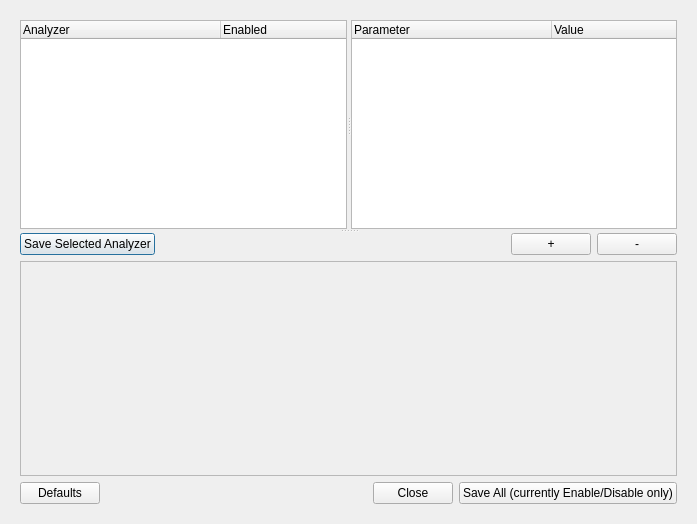
<?xml version="1.0" encoding="UTF-8"?>
<ui version="4.0">
 <class>analysisConfigDialog</class>
 <widget class="QDialog" name="analysisConfigDialog">
  <property name="geometry">
   <rect>
    <x>0</x>
    <y>0</y>
    <width>697</width>
    <height>524</height>
   </rect>
  </property>
  <property name="windowTitle">
   <string>Analysis Configuration</string>
  </property>
  <layout class="QHBoxLayout" name="horizontalLayout">
   <item>
    <widget class="QFrame" name="DialogFrame">
     <layout class="QVBoxLayout" name="verticalLayout_2">
      <item>
       <widget class="QSplitter" name="splitter">
        <property name="orientation">
         <enum>Qt::Vertical</enum>
        </property>
        <widget class="QWidget" name="TopWidget" native="true">
         <layout class="QHBoxLayout" name="horizontalLayout_2">
          <item>
           <widget class="QSplitter" name="splitter_2">
            <property name="orientation">
             <enum>Qt::Horizontal</enum>
            </property>
            <widget class="QTreeWidget" name="analyzerList">
             <property name="columnCount">
              <number>2</number>
             </property>
             <attribute name="headerDefaultSectionSize">
              <number>200</number>
             </attribute>
             <attribute name="headerDefaultSectionSize">
              <number>200</number>
             </attribute>
             <column>
              <property name="text">
               <string>Analyzer</string>
              </property>
             </column>
             <column>
              <property name="text">
               <string>Enabled</string>
              </property>
             </column>
            </widget>
            <widget class="QTreeWidget" name="analyzerConfig">
             <property name="indentation">
              <number>20</number>
             </property>
             <property name="columnCount">
              <number>2</number>
             </property>
             <attribute name="headerDefaultSectionSize">
              <number>200</number>
             </attribute>
             <attribute name="headerDefaultSectionSize">
              <number>200</number>
             </attribute>
             <column>
              <property name="text">
               <string>Parameter</string>
              </property>
             </column>
             <column>
              <property name="text">
               <string>Value</string>
              </property>
             </column>
            </widget>
           </widget>
          </item>
         </layout>
        </widget>
        <widget class="QWidget" name="BottomWidget" native="true">
         <layout class="QVBoxLayout" name="verticalLayout_4">
          <item>
           <layout class="QHBoxLayout" name="horizontalLayout_4">
            <item>
             <widget class="QPushButton" name="saveButton">
              <property name="text">
               <string>Save Selected Analyzer</string>
              </property>
             </widget>
            </item>
            <item>
             <spacer name="horizontalSpacer">
              <property name="orientation">
               <enum>Qt::Horizontal</enum>
              </property>
              <property name="sizeHint" stdset="0">
               <size>
                <width>40</width>
                <height>20</height>
               </size>
              </property>
             </spacer>
            </item>
            <item>
             <widget class="QPushButton" name="addnodeButton">
              <property name="text">
               <string>+</string>
              </property>
             </widget>
            </item>
            <item>
             <widget class="QPushButton" name="delnodeButton">
              <property name="text">
               <string>-</string>
              </property>
             </widget>
            </item>
           </layout>
          </item>
          <item>
           <widget class="QTextEdit" name="analyzerDesc">
            <property name="enabled">
             <bool>false</bool>
            </property>
            <property name="focusPolicy">
             <enum>Qt::StrongFocus</enum>
            </property>
           </widget>
          </item>
          <item>
           <layout class="QHBoxLayout" name="horizontalLayout_3">
            <item>
             <widget class="QPushButton" name="defaultsButton">
              <property name="text">
               <string>Defaults</string>
              </property>
             </widget>
            </item>
            <item>
             <spacer name="horizontalSpacer_2">
              <property name="orientation">
               <enum>Qt::Horizontal</enum>
              </property>
              <property name="sizeHint" stdset="0">
               <size>
                <width>40</width>
                <height>20</height>
               </size>
              </property>
             </spacer>
            </item>
            <item>
             <widget class="QPushButton" name="closeButton">
              <property name="text">
               <string>Close</string>
              </property>
             </widget>
            </item>
            <item>
             <widget class="QPushButton" name="saveAllButton">
              <property name="enabled">
               <bool>true</bool>
              </property>
              <property name="toolTip">
               <string/>
              </property>
              <property name="text">
               <string>Save All (currently Enable/Disable only)</string>
              </property>
             </widget>
            </item>
           </layout>
          </item>
         </layout>
        </widget>
       </widget>
      </item>
     </layout>
    </widget>
   </item>
  </layout>
 </widget>
 <resources/>
 <connections/>
</ui>
